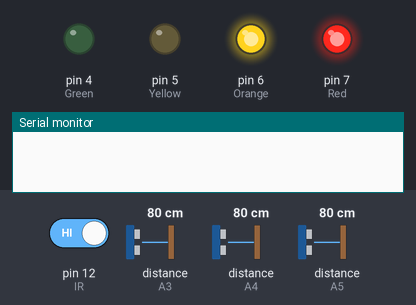
The sketch below on a simulated Arduino Uno, built with avr-gcc and run on an emulated ATmega328P. On the bench: output pins drawn as LEDs (lit = HIGH), the last lines printed to the serial monitor. Wiring (inferred from the names in the program): 3 × ultrasonic range finder: trigger A0, echo A3 / trigger A1, echo A4 / trigger A2, echo A5. Dashed ring = blinking. Inputs (shaded band) come from the test bench; at power-on: distance to the obstacle (sensors on A3, A4, A5) 80 cm, pin 12 (IR) HIGH. The echo pulse lasts 58.3 µs per cm; pins used as bus, display or sensor lines are not drawn.

Above: at 1.2 s.
1.3 s: distance to the obstacle (sensor on A3) set to 24 cm
2.8 s: distance to the obstacle (sensor on A3) set to 19 cm
At 3.2 s:
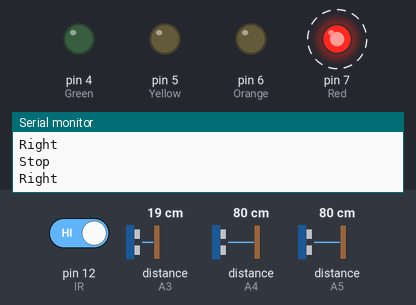
5.8 s: distance to the obstacle (sensor on A4) set to 75 cm
At 6.6 s:
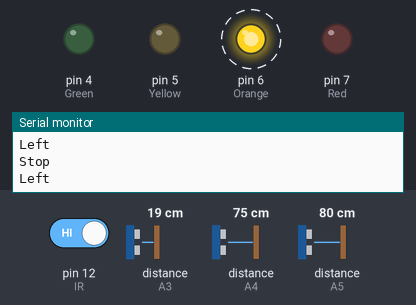
8.8 s: distance to the obstacle (sensor on A3) set to 7 cm
11.8 s: distance to the obstacle (sensor on A3) set to 4 cm
At 12.5 s:
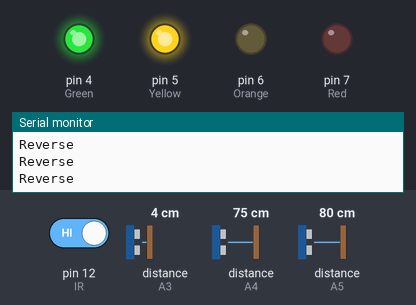
Timing chart, 0 to 14.8 s (numbered marks = the images above; inputs shaded):
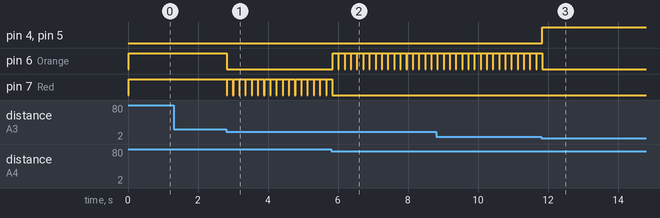

Measured:
- the behaviour switches between 22 and 21 cm on distance to the obstacle (sensor on A3) (found by bisection; images 0 and 1)
- the behaviour switches between 80 and 79 cm on distance to the obstacle (sensor on A4) (found by bisection; images 1 and 2)
- the behaviour switches between 6 and 5 cm on distance to the obstacle (sensor on A3) (found by bisection; images 2 and 3)
- after the input at 1.3 s, every drawn part: stays the same
- after the input at 2.8 s, pin 6 (Orange): HIGH → LOW at once; pin 7 (Red): alternates HIGH for 0.16 s and LOW for 0.02 s, starting at once
- after the input at 5.8 s, pin 6 (Orange): alternates HIGH for 0.16 s and LOW for 0.02 s, starting after 0.05 s; pin 7 (Red): goes on until 5.8 s, then stays LOW
- after the input at 11.8 s, pin 4 (Green), pin 5 (Yellow): LOW → HIGH at once; pin 6 (Orange): goes on until 11.8 s, then stays LOW

The sketch:

sketch_mar29b.ino
```cpp
/*Obstacle avoidance robot with three ultrasonic sensors
 * https://srituhobby.com
 */
//Include the motor driver library
// #include <AFMotor.h>
//Define the sensor pins
#define S1Trig A0
#define S2Trig A1
#define S3Trig A2
#define S1Echo A3
#define S2Echo A4
#define S3Echo A5

#define IR 12
//Set the speed of the motors
#define Speed 160

//motor pinout
#define Red 7
#define Orange 6
#define Yellow 5
#define Green 4

//Create objects for the motors
// AF_DCMotor motor1(1);
// AF_DCMotor motor2(2);
// AF_DCMotor motor3(3);
// AF_DCMotor motor4(4);

void setup() {
  Serial.begin(9600);
  //Set the Trig pins as output pins
  pinMode(S1Trig, OUTPUT);
  pinMode(S2Trig, OUTPUT);
  pinMode(S3Trig, OUTPUT);
  //Set the Echo pins as input pins
  pinMode(S1Echo, INPUT);
  pinMode(S2Echo, INPUT);
  pinMode(S3Echo, INPUT);
  //Set the speed of the motors
  // motor1.setSpeed(Speed);
  // motor2.setSpeed(Speed);
  // motor3.setSpeed(Speed);
  // motor4.setSpeed(Speed);
  pinMode(Red, OUTPUT);
  pinMode(Orange, OUTPUT);
  pinMode(Yellow, OUTPUT);
  pinMode(Green, OUTPUT);
  pinMode(IR, INPUT);
}

void loop() {
  int centerSensor = sensorOne();
  int leftSensor = sensorThree();
  int rightSensor = sensorTwo();
  int SensorValue = digitalRead(IR);
// Check the distance using the IF condition
  // Serial.println(leftSensor);
  if ( centerSensor < 5) {
    Reverse();
    Serial.println("Reverse");
    delay(10); // 15
    int centerSensor = sensorOne();
    // Stop();
    return;
  }

  if (20 >= centerSensor ) { // 8 // 10 >= centerSensor || || SensorValue == LOW
    Stop();
    Serial.println("Stop");
    delay(15);

    if (leftSensor > rightSensor) {
      left();
      Serial.println("Left");
      delay(150); // 300
      return;
    } else {
      right();
      Serial.println("Right");
      delay(150);
      return;
    }
  }

  if (leftSensor < 6){
    right();
    Serial.println("Right");
    delay(10);
    // Serial.println(leftSensor);
    if (leftSensor < 3) {
      ReverseLeft();
      delay(15);
      Reverse();
      delay(15);
      return;
    }
  }
  // else {
  //   Serial.println("Forward");
  //   forward();
  // }

  if (rightSensor < 6){
    left();
    Serial.println("Left");
    delay(10); //40
    if (rightSensor < 3) {
      ReverseRight();
      delay(15); //15
      Reverse();
      delay(15); //15
      return;
    }
  }

  // Serial.println("Forward");
  forward();
}

//Get the sensor values
int sensorOne() {
  //pulse output
  digitalWrite(S1Trig, LOW);
  delayMicroseconds(4);
  digitalWrite(S1Trig, HIGH);
  delayMicroseconds(10);
  digitalWrite(S1Trig, LOW);

  long t = pulseIn(S1Echo, HIGH);//Get the pulse
  int cm = t / 29 / 2; //Convert time to the distance
  return cm; // Return the values from the sensor
}

//Get the sensor values
int sensorTwo() {
  //pulse output
  digitalWrite(S2Trig, LOW);
  delayMicroseconds(4);
  digitalWrite(S2Trig, HIGH);
  delayMicroseconds(10);
  digitalWrite(S2Trig, LOW);

  long t = pulseIn(S2Echo, HIGH);//Get the pulse
  int cm = t / 29 / 2; //Convert time to the distance
  return cm; // Return the values from the sensor
}

//Get the sensor values
int sensorThree() {
  //pulse output
  digitalWrite(S3Trig, LOW);
  delayMicroseconds(4);
  digitalWrite(S3Trig, HIGH);
  delayMicroseconds(10);
  digitalWrite(S3Trig, LOW);

  long t = pulseIn(S3Echo, HIGH);//Get the pulse
  int cm = t / 29 / 2; //Convert time to the distance
  return cm; // Return the values from the sensor
}

/*******************Motor functions**********************/
void forward() {
  // motor1.run(FORWARD);
  // motor2.run(FORWARD);
  // motor3.run(FORWARD);
  // motor4.run(FORWARD);
  digitalWrite(Red, HIGH);
  digitalWrite(Orange, HIGH);
  digitalWrite(Yellow, LOW);
  digitalWrite(Green, LOW);

}
void left() {
  // motor1.run(BACKWARD);
  // motor2.run(BACKWARD);
  // motor3.run(FORWARD);
  // motor4.run(FORWARD);
  digitalWrite(Red, LOW);
  digitalWrite(Orange, HIGH);
}
void right() {
  // motor1.run(FORWARD);
  // motor2.run(FORWARD);
  // motor3.run(BACKWARD);
  // motor4.run(BACKWARD);
  digitalWrite(Red, HIGH);
  digitalWrite(Orange, LOW);
}
void Stop() {
  // motor1.run(RELEASE);
  // motor2.run(RELEASE);
  // motor3.run(RELEASE);
  // motor4.run(RELEASE);
  digitalWrite(Red, LOW);
  digitalWrite(Orange, LOW);
  digitalWrite(Yellow, LOW);
  digitalWrite(Green, LOW);
}
void Reverse() {
  // motor1.run(RELEASE);
  // motor2.run(RELEASE);
  // motor3.run(RELEASE);
  // motor4.run(RELEASE);
  digitalWrite(Red, LOW);
  digitalWrite(Orange, LOW);
  digitalWrite(Yellow, HIGH);
  digitalWrite(Green, HIGH);
}

void ReverseRight() {
  digitalWrite(Red, LOW);
  digitalWrite(Orange, LOW);
  digitalWrite(Yellow, LOW);
  digitalWrite(Green, HIGH);
}

void ReverseLeft() {
  digitalWrite(Red, LOW);
  digitalWrite(Orange, LOW);
  digitalWrite(Yellow, HIGH);
  digitalWrite(Green, LOW);
}
```
